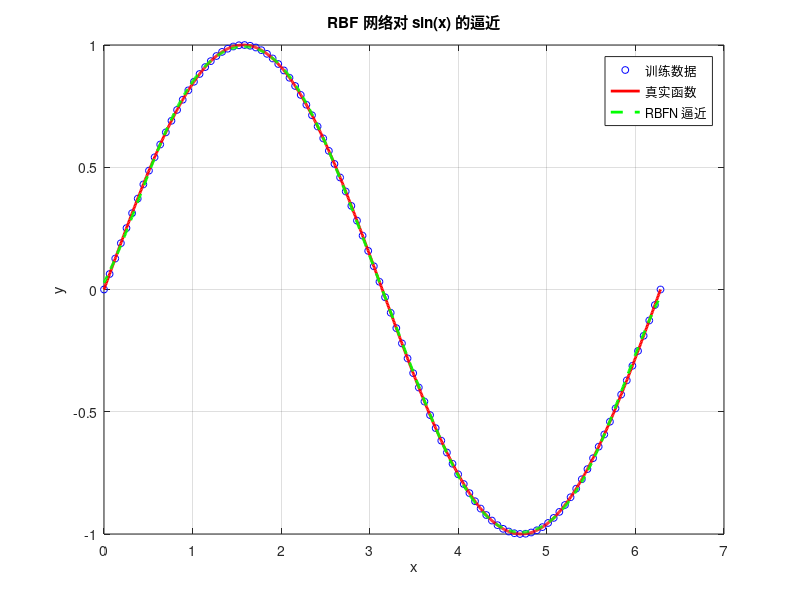

This chart was generated by the following MATLAB code:
%RBFN简单实现

% 清除工作空间并关闭所有图形
clear; clc; close all;

% Step 1: 生成训练数据
f = @(x) sin(x); %待逼近的函数

% 生成 N 个均匀分布在 [0, 2π] 上的训练样本
N = 100;                          % 训练样本数
x_train = linspace(0, 2*pi, N)';  % 列向量
y_train = f(x_train);             % 计算对应的输出

% 设置隐藏层节点（RBF 神经元）数目
M = 10;
% 选择 RBF 的中心（μ_i），均匀分布在输入空间 [0, 2π] 上
centers = linspace(0, 2*pi, M)';  % 列向量

% 设置高斯函数的宽度（σ）
% 为简单起见，这里所有的 RBF 使用相同的 σ
% σ 通常可以设置为中心间距的倍数
d_max = max(centers(2:end) - centers(1:end-1));  
sigma = d_max;

% 初始化隐藏层输出矩阵 H，尺寸为 [M x N]
H = zeros(M, N);

% 计算每个 RBF 神经元对每个训练样本的响应
for i = 1:M
    % 计算第 i 个 RBF 神经元对所有训练样本的响应
    H(i, :) = exp(-((x_train' - centers(i)).^2) / (2 * sigma^2));
    % x_train' 将列向量转置为行向量，便于与标量 centers(i) 相减
end

% 使用线性最小二乘法求解输出层权重向量 w
% 目标是最小化 E = || H^T * w - y_train ||^2
% 求解正规方程：w = (H * H^T)^{-1} * H * y_train
w = (H * H') \ (H * y_train);

% 生成测试数据（用于绘制逼近曲线）
x_test = linspace(0, 2*pi, 1000)';  % 测试样本数可以设为较大值
y_test = f(x_test);  % 计算真实函数值

% 计算隐藏层在测试数据上的输出
H_test = zeros(M, length(x_test));  % 初始化
for i = 1:M
    H_test(i, :) = exp(-((x_test' - centers(i)).^2) / (2 * sigma^2));
end

% 计算 RBFN 在测试数据上的输出
y_pred = (w' * H_test)';  % w' * H_test 的结果是行向量，转置为列向量

figure;
% 绘制训练数据点
plot(x_train, y_train, 'bo', 'MarkerSize', 5, 'DisplayName', '训练数据');
hold on;

% 绘制真实函数曲线
plot(x_test, y_test, 'r-', 'LineWidth', 2, 'DisplayName', '真实函数');

% 绘制 RBFN 的逼近曲线
plot(x_test, y_pred, 'g--', 'LineWidth', 2, 'DisplayName', 'RBFN 逼近');

% 图形美化
legend('show');
xlabel('x');
ylabel('y');
title('RBF 网络对 sin(x) 的逼近');
grid on;
hold off;

% 计算训练数据上的预测输出
y_train_pred = (w' * H)';  % H 为 [M x N]，w' 为 [1 x M]

% 计算训练误差 MSE
mse_train = mean((y_train - y_train_pred).^2);
fprintf('训练集上的均方误差（MSE）：%.6f\n', mse_train);

% 计算测试误差 MSE
mse_test = mean((y_test - y_pred).^2);
fprintf('测试集上的均方误差（MSE）：%.6f\n', mse_test);
